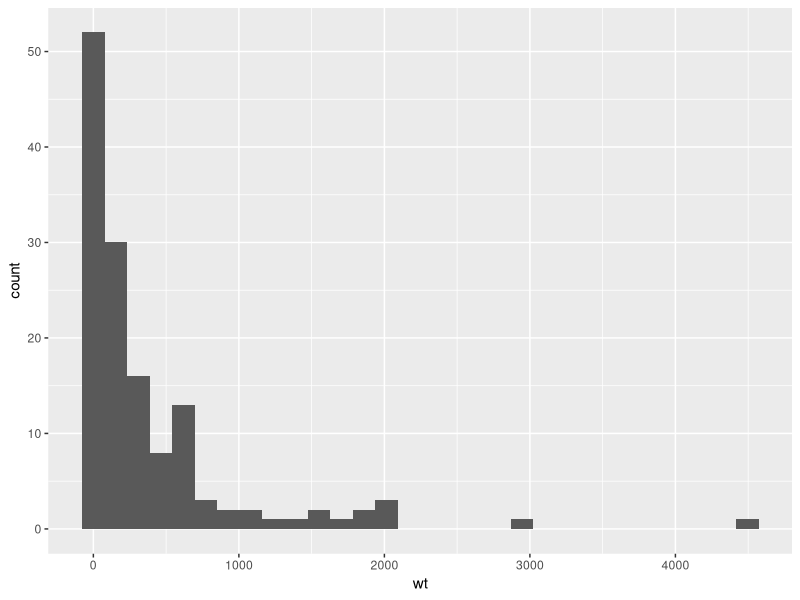
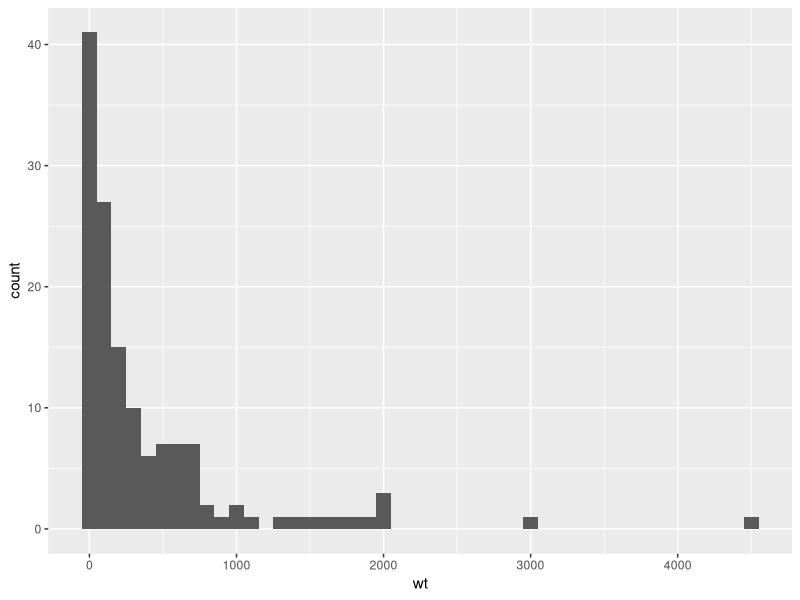
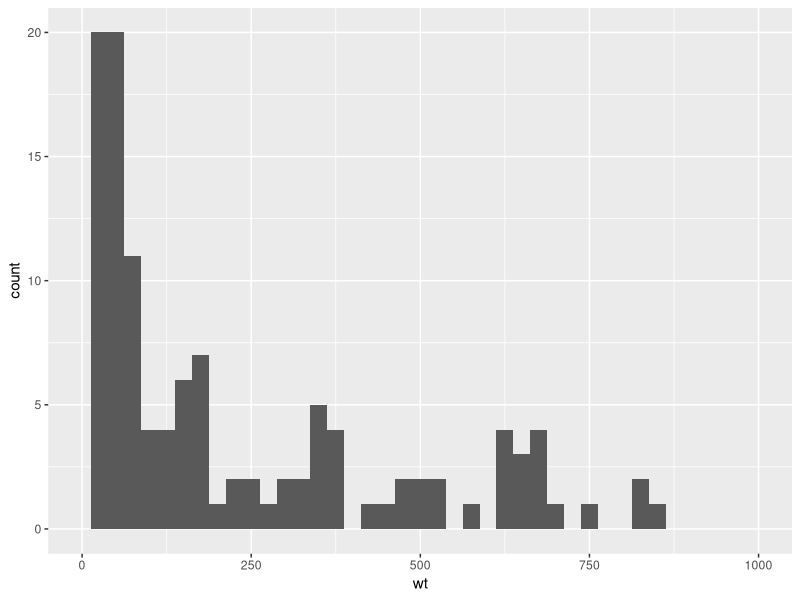
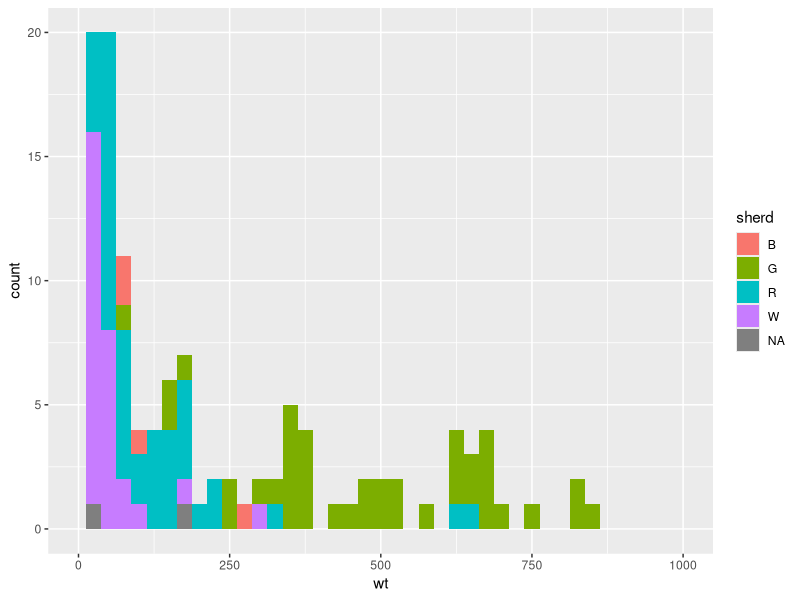
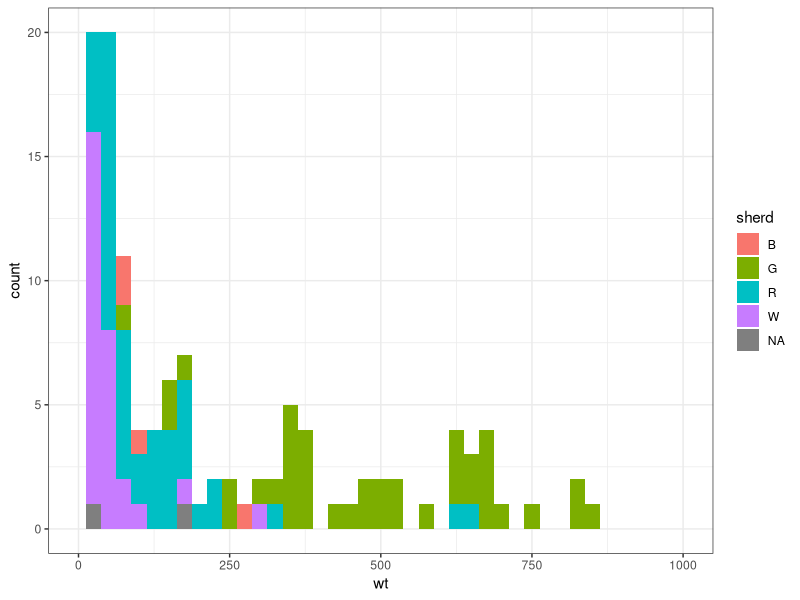
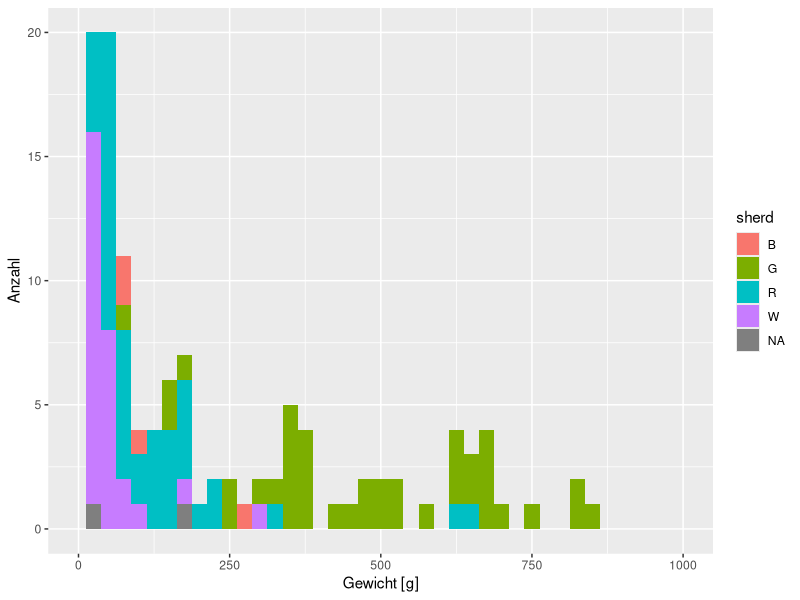
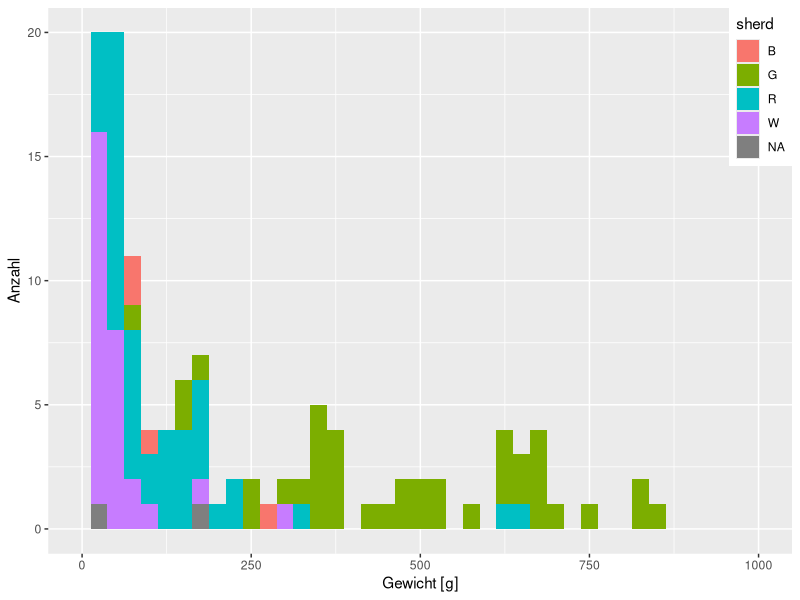

Generate these figures, in order, with R:
## ---- chunk 1
library(ggplot2)
## ---- chunk 2
df <- read.csv("../data/AtlantPottery.csv", sep = ',')
## ---- chunk 3
as.factor(df$size) -> df$size
as.factor(df$vesselShape) -> df$vesselShape
df$feature_simple <- as.factor(ifelse(df$feature != "surface", "excavation", "surface"))
## ---- chunk 4
ggplot(df, aes(wt)) + 
  geom_histogram()
## ---- chunk 5
ggplot(df, aes(wt)) + 
  geom_histogram(binwidth = 100)
## ---- chunk 6
ggplot(df, aes(wt)) + 
  geom_histogram(binwidth = 25) + 
  xlim(0, 1000)
## ---- chunk 7
ggplot(df, aes(wt, fill = sherd)) + 
  geom_histogram(binwidth = 25) + 
  xlim(0, 1000)
## ---- chunk 8
ggplot(df, aes(wt, fill = sherd)) + 
  geom_histogram(binwidth = 25) + 
  xlim(0, 1000) +
  theme_bw()
## ---- chunk 9
ggplot(df, aes(wt, fill = sherd)) + 
  geom_histogram(binwidth = 25) + 
  xlim(0, 1000) + 
  xlab("Gewicht [g]") +
  ylab("Anzahl")
## ---- chunk 10
ggplot(df, aes(wt, fill = sherd)) + 
  geom_histogram(binwidth = 25) + 
  xlim(0, 1000) + 
  xlab("Gewicht [g]") +
  ylab("Anzahl") + 
  theme(legend.position = c(1,1), legend.justification = c(1,1))
